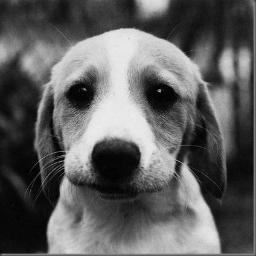
#> input picture HW/Lily_Donaldson_ps1/image1.jpg, 256 x 256 px
$ python Lily_Donaldson_ps1.py   (Python 2 division)
#> lines starting #> are read from the running program, lines starting #| are printed output that depends on the picture
#Donaldson, Lily 4459300
#Homework 1
#Computer Vision 476

import numpy as np
from numpy import matlib
from scipy import misc
import cv2
import matplotlib.pyplot as plt
import scipy


#1.	Basic Matrix/Vector Manipulation (20 points)
#a)	Define Matrix M and Vectors a, b, c in Python. You should use Numpy.
M = np.array([[1, 2, 3],[4, 5, 6],[7, 8, 9],[0, 2, 2]])

a = np.array([1, 1, 0])
b = np.array([-1, 2, 5])
c = np.array([0, 2, 3, 2])

#b)	Find the dot product of vectors a and b.
	#Save this value to the variable aDotb
aDotb = np.dot(a, b)
#print(aDotb)
#dot product (a*b = [1])

#c)	Find the element-wise product of a and b
elementWise = np.multiply(a,b)
#print(elementWise)
#element-wise product = [-1  2  0]

#d) Find ((a^T)b)*(M*a)
moreMatrix = np.dot(a.T, b) * np.dot(M, a)
#print(moreMatrix)
# = [ 3  9 15  2]

#e)	Without using a loop, multiply each row and of M element-wise by a.
#(Hint: the function repmat() may come in handy).
#numpy.matlib.repmat(matrix, #repeaat1st, #repeat2nd)
repeatMe = np.matlib.repmat(a, 4, 1)
moreMoreMatrix = np.multiply(repeatMe, M)
#print(moreMoreMatrix)
# = [[1 2 0]
# [4 5 0]
# [7 8 0]
# [0 2 0]]

#f)	Without using a loop, sort all of the values of the new M from (e)
# in increasing order and plot them in your report.
#ndarray.flatten(order='C')       A copy of the input array, flattened to one dimension.
repeatMe = moreMoreMatrix.flatten('C')
#print(repeatMe)
#[1 2 0 4 5 0 7 8 0 0 2 0]
repeatMe.sort()
#print(repeatMe)
#[0 0 0 0 0 1 2 2 4 5 7 8]
moreMoreMatrix = np.flipud(repeatMe)
#print(moreMoreMatrix)
#[8 7 5 4 2 2 1 0 0 0 0 0]


#---------------------------------------------------------------------
#2. Basic Image Manipulations (20 points)
#a)	Read in the images, image1.jpg and image2.jpg
dog = cv2.imread('image1.jpg',0)
#> dog is the input picture: shape (256, 256); min 0, max 238, mean 94.8
cat = cv2.imread('image2.jpg',0)
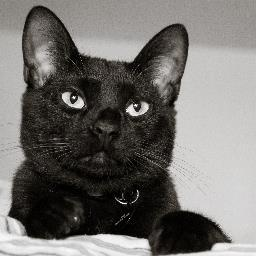
#> input picture HW/Lily_Donaldson_ps1/image2.jpg, 256 x 256 px
#> cat: shape (256, 256); min 0, max 255, mean 111.8
#b)	Convert the images to double precision and rescale
#them to stretch from minimum value 0 to maximum value 1.
startImage1 = np.float64(dog)
startImage2 = np.float64(cat)
zeroesD = np.zeros((256, 256))
myDog = cv2.normalize(startImage1, zeroesD, 0, 1, cv2.NORM_MINMAX)
zeroesD = np.zeros((256, 256))
myCat = cv2.normalize(startImage2, zeroesD, 0, 1, cv2.NORM_MINMAX)
cv2.imshow('Dog Double',myDog)
cv2.waitKey(0)
cv2.imshow('Cat Double',myCat)
cv2.waitKey(0)

#c)	Add the images together and re-normalize them to have minimum,
#value 0 and maximum value 1. Display this image in your report.
zeroesD = np.zeros((256, 256))
catDog = cv2.normalize((myDog+myCat), zeroesD, 0, 1, cv2.NORM_MINMAX)
cv2.imshow('Cat-Dog',catDog)
cv2.waitKey(0)

#d)	Create a new image such that the left half of the image is the left half
    #of image1 and the right half of the image is the right half of image 2.
#numpy.concatenate((a1, a2, ...), axis=0, out=None)
#0 through 256 tall, 0 to width/2 wide
cropDog = myDog[0:256, 0:256/2]
#0 through 256 tall, width/2 to end wide
cropCat = myCat[0:256, 256/2:]
#add 'em
splitCatDog = np.concatenate((cropDog, cropCat), axis=1)
cv2.imshow('Cat-Dog Split',splitCatDog)
cv2.waitKey(0)

#e)	Using a for loop, create a new image such that every odd numbered row is the
#corresponding row from image1 and the every even row is the corresponding row from
#image2 (Hint: Remember that indices start at 0 and not 1 in Python).
#Display this image in your report.
#empty 256x256
fillMeUp = np.zeros((256, 256))
for i in range(256):
    if i%2 == 1:
    	#fill the odds
        fillMeUp[i] = myDog[i]
    else:
    	#fill the evens
        fillMeUp[i] = myCat[i]
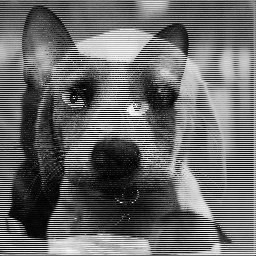
#> fillMeUp: shape (256, 256) float64; min 0, max 1, mean 0.418
cv2.imshow('Woahhhh Cat-Dog',fillMeUp)
cv2.waitKey(0)
# [13 lines of commented-out code are left out]
fillMeUpAgain = np.zeros((256, 256))
#get the odds
doggy = myDog[1::2]
#get the evens
catty = myCat[::2]
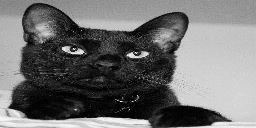
#> catty: shape (128, 256) float64; min 0, max 1, mean 0.438
#fill the odds
fillMeUpAgain[1::2] = doggy
#fill the evens
fillMeUpAgain[::2] = catty
cv2.imshow('Woahhhh Cat-Dog Again',fillMeUpAgain)
cv2.waitKey(0)

#g)	Convert the result from part f) to a grayscale image.
#Display the grayscale image with a title in your report.
#gray = cv2.cvtColor(fillMeUpAgain, cv2.COLOR_BGR2GRAY)
cv2.imshow("I'm already Gray",fillMeUpAgain)
cv2.waitKey(0)

#---------------------------------------------------------------------
import os
import skimage as io
from skimage import io
#3. Compute the average face (20pts)
#b)	Call numpy.zeros to create a 250 x 250 x 3 float64 tensor to hold the results
zeroes3 = np.zeros((250, 250, 3), dtype=np.float64)
#c)	Read each image with skimage.io.imread, convert to float and accumulate.
ifw = os.listdir('ifw')
gerhards = []
gerhards = np.float64(np.array([np.array(io.imread('ifw/' + thisGerhard)) for thisGerhard in ifw]))
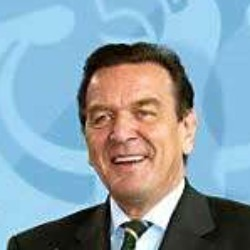
#> input picture HW/Lily_Donaldson_ps1/ifw/Gerhard_Schroeder_0001.jpg, 250 x 250 px
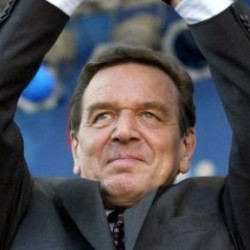
#> input picture HW/Lily_Donaldson_ps1/ifw/Gerhard_Schroeder_0002.jpg, 250 x 250 px
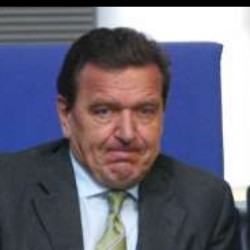
#> input picture HW/Lily_Donaldson_ps1/ifw/Gerhard_Schroeder_0003.jpg, 250 x 250 px
#print(gerhards)
#d)	Write the averaged result with skimage.io.imsave.  Post your resulted image in the report.
averaged = np.array(np.mean(gerhards, axis=0), dtype=np.uint8)
io.imsave('mega_gerhard.jpg', averaged)
mega = cv2.imread('mega_gerhard.jpg',0)
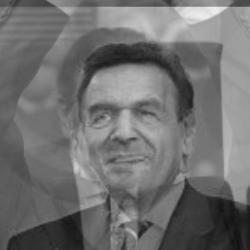
#> mega: shape (250, 250); min 17, max 239, mean 112
cv2.imshow("Mixed Up Gerhards",mega)
cv2.waitKey(0)
